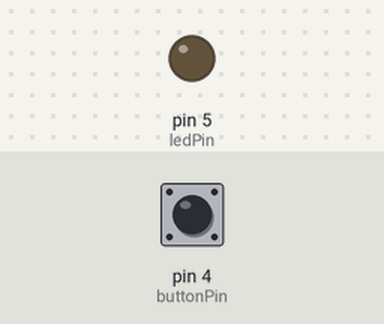
The sketch below on a simulated Arduino Uno, built with avr-gcc and run on an emulated ATmega328P. On the bench: output pins drawn as LEDs (lit = HIGH). Inputs (shaded band) come from the test bench; at power-on: pin 4 (buttonPin) LOW. What the sketch prints to the serial monitor is not drawn.

Above: at 1.2 s.
1.3 s: pin 4 (buttonPin) pulled HIGH for 0.15 s
At 1.37 s:
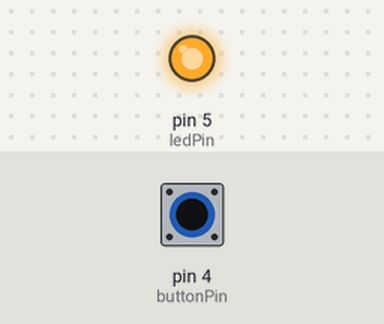
2.9 s: pin 4 (buttonPin) pulled HIGH for 3.2 s
At 6.9 s:
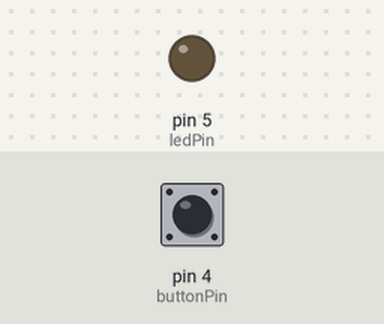
Timing chart, 0 to 8.4 s (numbered marks = the images above; inputs shaded):
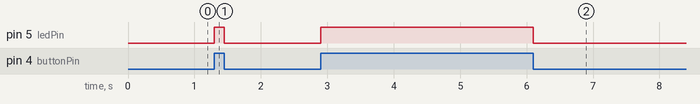

The sketch:

Exercise_04_Pushbutton_LED.ino
```cpp
const int buttonPin = 4;  // the number of the pushbutton pin
const int ledPin =  5;    // the number of the LED pin

void setup() {
  Serial.begin(115200);

  pinMode(buttonPin, INPUT);  // declaring GPIO4 as an INPUT pin.
  pinMode(ledPin, OUTPUT); // declaring GPIO5 as an OUTPUT pin.

}

void loop() {
  // we use if() statement to compare the GPIO4 state with the HIGH state.
  // if the GPIO4 state is HIGH, light ON the LED on GPIO2 with HIGH state.
  // else means, the GPIO4 reading is LOW, light OFF the LED on GPIO4 with LOW state.
  int buttonState = digitalRead(buttonPin);
  Serial.println(buttonState);

  if(buttonState == HIGH){
    digitalWrite(ledPin, HIGH);
  } else {
    digitalWrite(ledPin, LOW);
  }
}
```

Measured:
- after the input at 1.3 s, pin 5 (ledPin): LOW → HIGH at once, → LOW 0.15 s later
- after the input at 2.9 s, pin 5 (ledPin): LOW → HIGH at once, → LOW 3.2 s later
